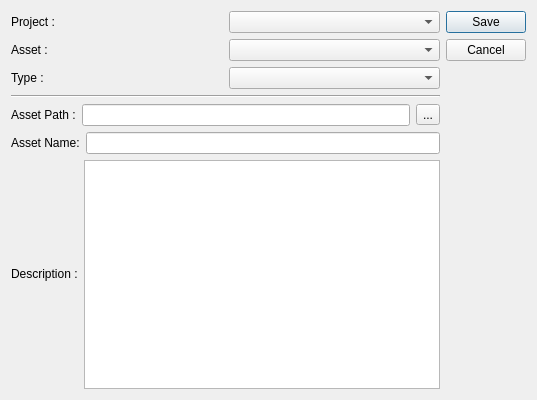
<?xml version="1.0" encoding="UTF-8"?>
<ui version="4.0">
 <class>Dialog</class>
 <widget class="QDialog" name="Dialog">
  <property name="geometry">
   <rect>
    <x>0</x>
    <y>0</y>
    <width>537</width>
    <height>400</height>
   </rect>
  </property>
  <property name="windowTitle">
   <string>Dialog</string>
  </property>
  <layout class="QGridLayout" name="gridLayout">
   <item row="0" column="0">
    <layout class="QHBoxLayout" name="horizontalLayout_2">
     <item>
      <widget class="QLabel" name="Proj_LB">
       <property name="text">
        <string>Project :</string>
       </property>
      </widget>
     </item>
     <item>
      <widget class="QComboBox" name="Proj_CBx"/>
     </item>
    </layout>
   </item>
   <item row="0" column="1" rowspan="2">
    <widget class="QDialogButtonBox" name="Ok_Cancel_BBx">
     <property name="orientation">
      <enum>Qt::Vertical</enum>
     </property>
     <property name="standardButtons">
      <set>QDialogButtonBox::Cancel|QDialogButtonBox::Save</set>
     </property>
     <property name="centerButtons">
      <bool>false</bool>
     </property>
    </widget>
   </item>
   <item row="1" column="0">
    <layout class="QHBoxLayout" name="horizontalLayout_3">
     <item>
      <widget class="QLabel" name="Asset_LB">
       <property name="text">
        <string>Asset :</string>
       </property>
      </widget>
     </item>
     <item>
      <widget class="QComboBox" name="Asset_CBx"/>
     </item>
    </layout>
   </item>
   <item row="2" column="0">
    <layout class="QHBoxLayout" name="horizontalLayout_4">
     <item>
      <widget class="QLabel" name="asset_type">
       <property name="text">
        <string>Type :</string>
       </property>
      </widget>
     </item>
     <item>
      <widget class="QComboBox" name="asset_type_CBx"/>
     </item>
    </layout>
   </item>
   <item row="3" column="0">
    <widget class="Line" name="line">
     <property name="orientation">
      <enum>Qt::Horizontal</enum>
     </property>
    </widget>
   </item>
   <item row="4" column="0">
    <layout class="QHBoxLayout" name="horizontalLayout">
     <item>
      <widget class="QLabel" name="asset_path_LB">
       <property name="text">
        <string>Asset Path :</string>
       </property>
      </widget>
     </item>
     <item>
      <widget class="QLineEdit" name="asset_path_LE"/>
     </item>
     <item>
      <widget class="QToolButton" name="asset_path_TB">
       <property name="text">
        <string>...</string>
       </property>
      </widget>
     </item>
    </layout>
   </item>
   <item row="5" column="0">
    <layout class="QHBoxLayout" name="horizontalLayout_5">
     <item>
      <widget class="QLabel" name="asset_name_LB">
       <property name="text">
        <string>Asset Name:</string>
       </property>
      </widget>
     </item>
     <item>
      <widget class="QLineEdit" name="asset_name_LE"/>
     </item>
    </layout>
   </item>
   <item row="6" column="0">
    <layout class="QHBoxLayout" name="horizontalLayout_6">
     <item>
      <widget class="QLabel" name="desc_LB">
       <property name="sizePolicy">
        <sizepolicy hsizetype="Preferred" vsizetype="Fixed">
         <horstretch>0</horstretch>
         <verstretch>0</verstretch>
        </sizepolicy>
       </property>
       <property name="text">
        <string>Description :</string>
       </property>
      </widget>
     </item>
     <item>
      <widget class="QTextEdit" name="desc_TE"/>
     </item>
    </layout>
   </item>
  </layout>
 </widget>
 <resources/>
 <connections>
  <connection>
   <sender>Ok_Cancel_BBx</sender>
   <signal>accepted()</signal>
   <receiver>Dialog</receiver>
   <slot>accept()</slot>
   <hints>
    <hint type="sourcelabel">
     <x>248</x>
     <y>254</y>
    </hint>
    <hint type="destinationlabel">
     <x>157</x>
     <y>274</y>
    </hint>
   </hints>
  </connection>
  <connection>
   <sender>Ok_Cancel_BBx</sender>
   <signal>rejected()</signal>
   <receiver>Dialog</receiver>
   <slot>reject()</slot>
   <hints>
    <hint type="sourcelabel">
     <x>316</x>
     <y>260</y>
    </hint>
    <hint type="destinationlabel">
     <x>286</x>
     <y>274</y>
    </hint>
   </hints>
  </connection>
 </connections>
</ui>
